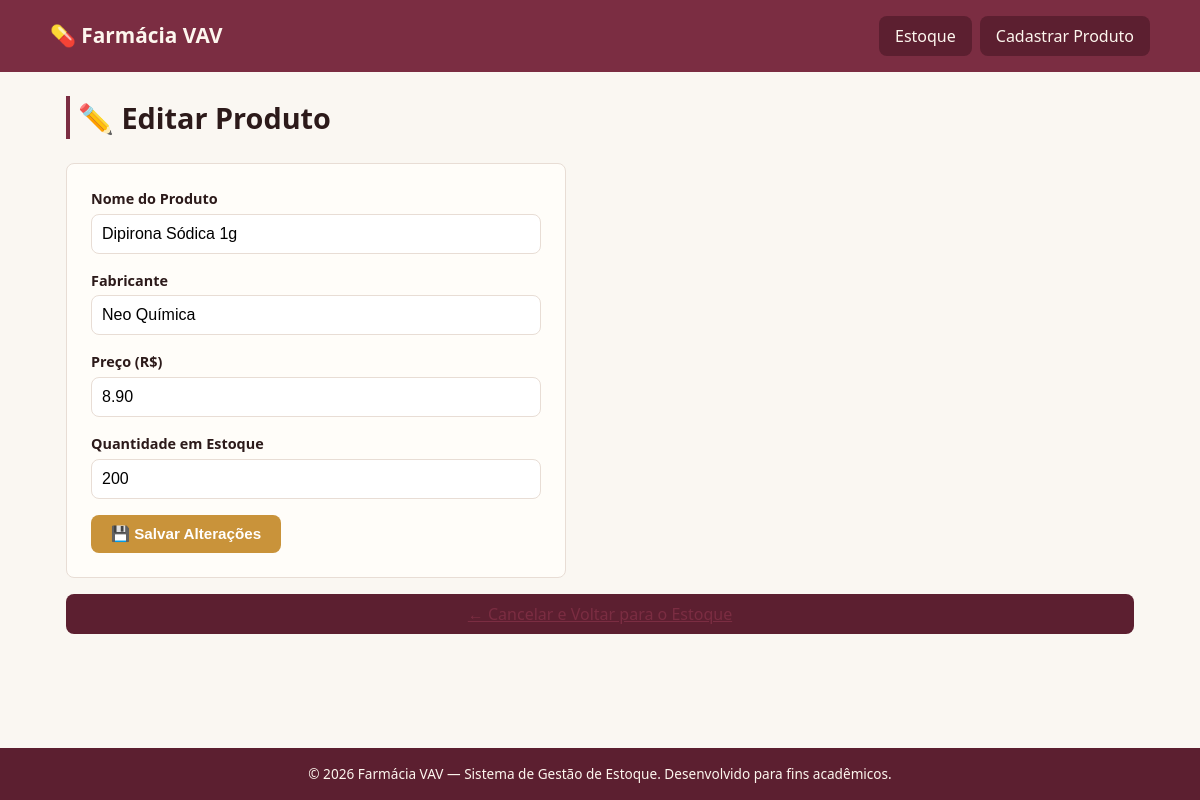
The page /editar.php?id=2 on the database its author committed.
### tables this page shows
CREATE TABLE IF NOT EXISTS produtos (
    id INT(11) NOT NULL AUTO_INCREMENT,         
    nome VARCHAR(150) NOT NULL,                 
    fabricante VARCHAR(100) NOT NULL,           
    preco DECIMAL(10,2) NOT NULL DEFAULT 0.00,  
    estoque INT(11) NOT NULL DEFAULT 0,         
    PRIMARY KEY (id)
);

### editar.php (the view, shortened to what this page needs)
<?php
require_once 'config/conexao.php';
$id = (int) $_GET['id'];
$sql = "SELECT id, nome, fabricante, preco, estoque FROM produtos WHERE id = :id";
$comando = $conexao->prepare($sql);
$comando->execute([':id' => $id]);
$produto = $comando->fetch();
require_once 'includes/header.php';
?>
<h2 class="titulo-pagina">✏️ Editar Produto</h2>
<form action="editar.php?id=<?= $produto['id'] ?>" method="post" class="formulario">
    <div class="campo">
        <label for="nome">Nome do Produto</label>
        <input
            type="text"
            id="nome"
            name="nome"
            value="<?= htmlspecialchars($_POST['nome'] ?? $produto['nome']) ?>"
            required
        >
    </div>
    <div class="campo">
        <label for="fabricante">Fabricante</label>
        <input
            type="text"
            id="fabricante"
            name="fabricante"
            value="<?= htmlspecialchars($_POST['fabricante'] ?? $produto['fabricante']) ?>"
            required
        >
    </div>
    <div class="campo">
        <label for="preco">Preço (R$)</label>
        <input
            type="number"
            id="preco"
            name="preco"
            step="0.01"
            min="0"
            value="<?= htmlspecialchars($_POST['preco'] ?? $produto['preco']) ?>"
            required
        >
    </div>
    <div class="campo">
        <label for="estoque">Quantidade em Estoque</label>
        <input
            type="number"
            id="estoque"
            name="estoque"
            step="1"
            min="0"
            value="<?= htmlspecialchars($_POST['estoque'] ?? $produto['estoque']) ?>"
            required
        >
    </div>
    <button type="submit" class="botao botao-acao">
        💾 Salvar Alterações
    </button>
</form>
<div style="margin-top: var(--espaco-medio, 16px);">
    <a href="index.php" class="menu-link" style="color: var(--cor-secundaria); text-decoration: underline;">
        ← Cancelar e Voltar para o Estoque
    </a>
</div>
<?php
require_once 'includes/footer.php';
?>

### css/style.css (style rules this page uses)
:root { --cor-fundo: #faf7f2; --cor-fundo-card: #fffdf9; --cor-texto: #2c1a1a; --cor-texto-claro: #7a6060; --cor-borda: #e8ddd5; --cor-secundaria: #7b2d42; --cor-secundaria-escura: #5c1f30; --cor-secundaria-texto: #fdf6ee; --cor-destaque: #c9933a; --cor-destaque-escura: #a87428; --cor-alerta: #a61c2e; --cor-alerta-escura: #7d1220; --espaco-pequeno: 8px; --espaco-medio: 16px; --espaco-grande: 24px; --borda-raio: 8px; }
* { margin: 0; padding: 0; box-sizing: border-box; }
body { font-family: 'Segoe UI', Arial, Helvetica, sans-serif; background-color: var(--cor-fundo); color: var(--cor-texto); line-height: 1.5; min-height: 100vh; display: flex; flex-direction: column; }
a { text-decoration: none; color: inherit; }
.menu-link { display: block; text-align: center; padding: var(--espaco-pequeno) var(--espaco-medio); border-radius: var(--borda-raio); background-color: var(--cor-secundaria-escura); font-weight: 500; transition: background-color 0.2s ease; }
.titulo-pagina { font-size: 1.4rem; margin-bottom: var(--espaco-grande); color: var(--cor-texto); border-left: 4px solid var(--cor-secundaria); padding-left: var(--espaco-pequeno); }
.botao { display: inline-block; padding: 10px 20px; border: none; border-radius: var(--borda-raio); font-size: 0.95rem; font-weight: 600; cursor: pointer; text-align: center; transition: background-color 0.2s ease, transform 0.1s ease; }
.botao-acao { background-color: var(--cor-destaque); color: #ffffff; }
.formulario { background-color: var(--cor-fundo-card); border: 1px solid var(--cor-borda); border-radius: var(--borda-raio); padding: var(--espaco-grande); max-width: 500px; }
.campo { margin-bottom: var(--espaco-medio); }
.campo label { display: block; margin-bottom: 4px; font-weight: 600; font-size: 0.9rem; }
.campo input { width: 100%; padding: 10px; border: 1px solid var(--cor-borda); border-radius: var(--borda-raio); font-size: 1rem; }
@media (min-width: 768px) { .titulo-pagina { font-size: 1.8rem; } }

### rows shown on the page
produtos: nome "Dipirona Sódica 1g", fabricante "Neo Química", preco "8.90", estoque "200"
